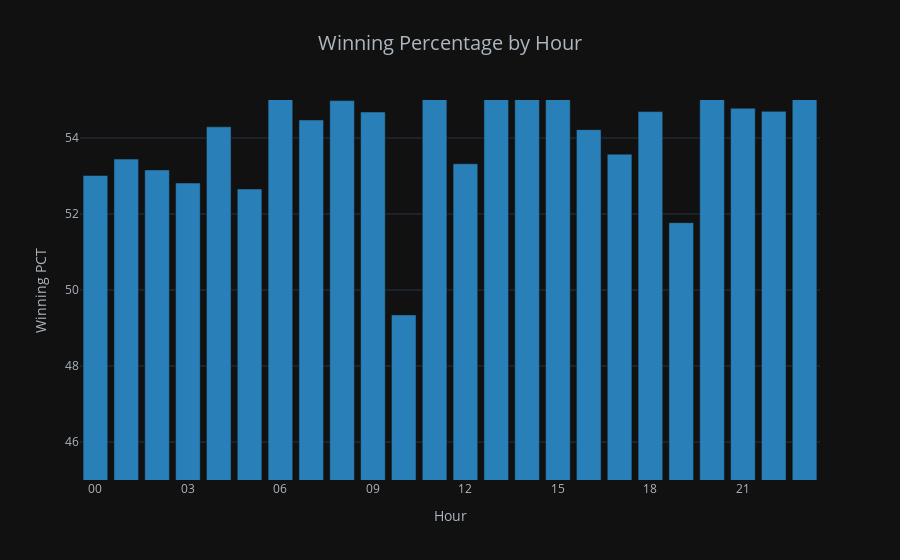

Write notebook code for a chart like this one.
### Markdown cell above
### Winning Percentage by Hours

### Code cell
pivot_table = pd.pivot_table(df, index='hour',columns = 'result', values = 'game_id', aggfunc='count')
Hour = pivot_table.index
pivot_table['total'] = pivot_table['win'] + pivot_table['loss'] + pivot_table['draw']
pivot_table['winning_pct'] = pivot_table['win'] * 100 / pivot_table['total']

fig = px.bar(pivot_table,x=Hour, y="winning_pct", color_discrete_sequence=[blue,purple,green],
             title='Winning Percentage by Hour',barmode ='stack')
fig.update_layout(font_color = '#AEB6BF',title_x = 0.5,title_font_size = 20,
                  xaxis_title = 'Hour',yaxis_title = 'Winning PCT', yaxis=dict(range=[45,55]))
fig.update_xaxes(tickangle=0,dtick='3')
fig.show()

### Figure 1 — Plotly figure (JSON) as saved in the notebook; plotly's stock layout.template omitted (floating-point values rounded to 4 significant figures)
{"data": [{"alignmentgroup": "True", "hovertemplate": "hour=%{x}<br>winning_pct=%{y}<extra></extra>", "legendgroup": "", "marker": {"color": "#2980B9", "pattern": {"shape": ""}}, "name": "", "offsetgroup": "", "orientation": "v", "showlegend": false, "textposition": "auto", "type": "bar", "x": ["00", "01", "02", "03", "04", "05", "06", "07", "08", "09", "10", "11", "12", "13", "14", "15", "16", "17", "18", "19", "20", "21", "22", "23"], "xaxis": "x", "y": [53.02, 53.45, 53.16, 52.82, 54.29, 52.66, 57.42, 54.47, 54.98, 54.68, 49.34, 57.06, 53.32, 57.07, 58.9, 56.36, 54.22, 53.57, 54.69, 51.77, 56.15, 54.78, 54.7, 55.16], "yaxis": "y"}], "layout": {"barmode": "stack", "font": {"color": "#AEB6BF"}, "legend": {"tracegroupgap": 0}, "title": {"font": {"size": 20}, "text": "Winning Percentage by Hour", "x": 0.5}, "xaxis": {"anchor": "y", "domain": [0, 1], "dtick": "3", "tickangle": 0, "title": {"text": "Hour"}}, "yaxis": {"anchor": "x", "domain": [0, 1], "range": [45, 55], "title": {"text": "Winning PCT"}}}}
